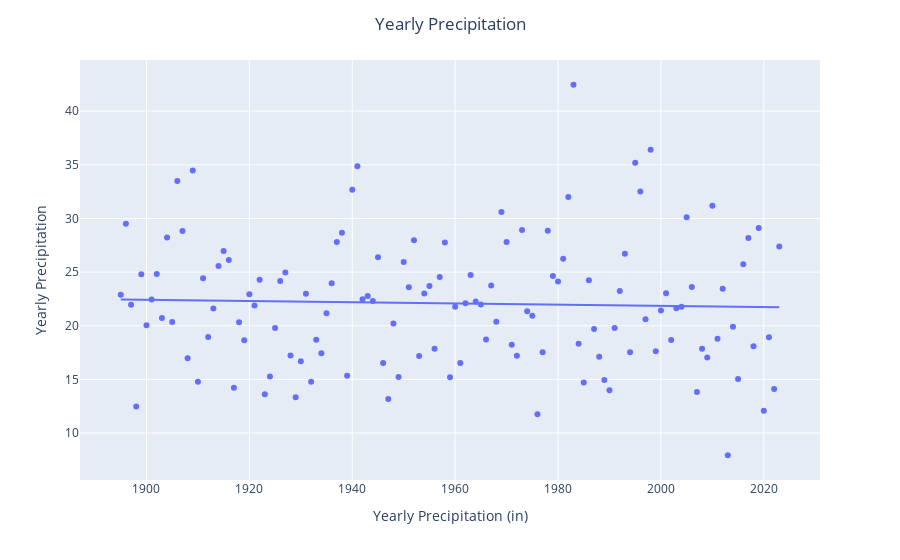
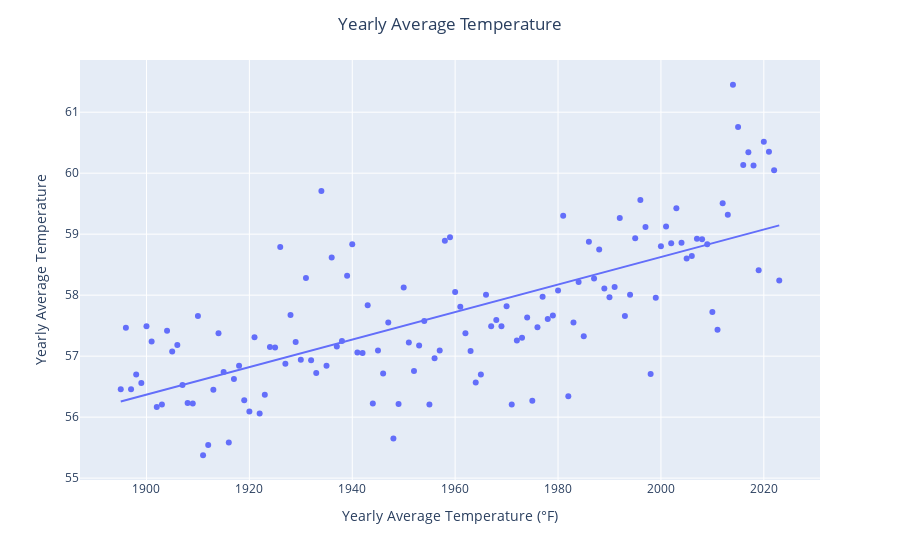
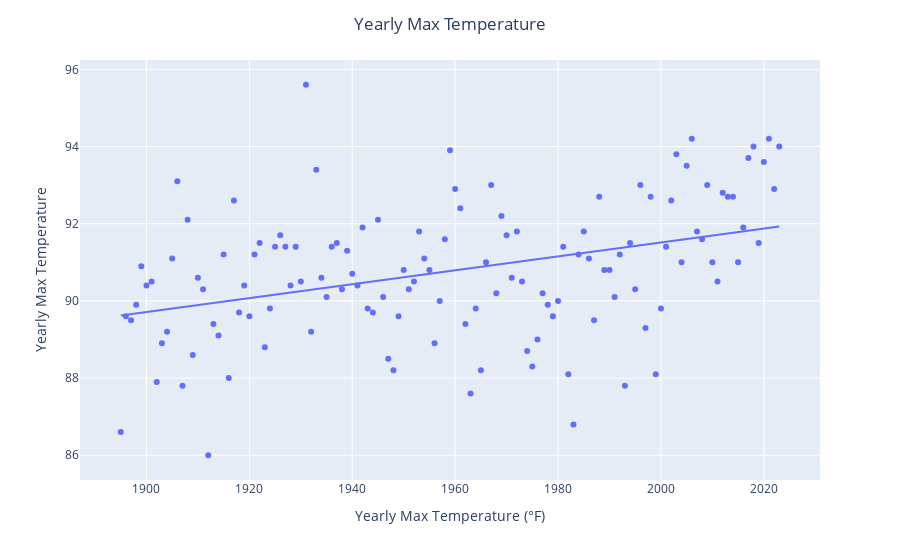
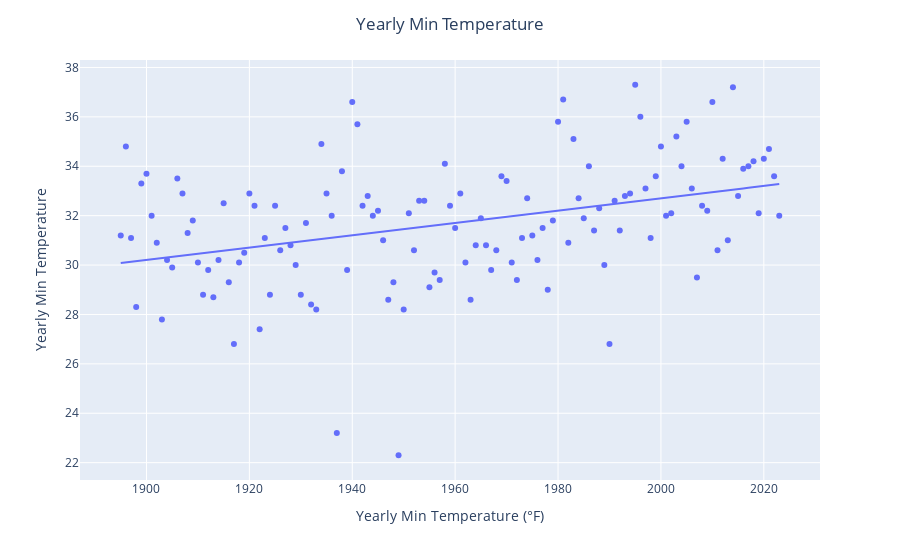

Source (notebook cell) for these figures, in order:
### Markdown cell above
Run the function on each data table.

### Code cell
make_wt_graph(pcpn_st_df, 'Yearly Precipitation', 'in')
make_wt_graph(tavg_st_df, 'Yearly Average Temperature', '°F')
make_wt_graph(tmax_st_df, 'Yearly Max Temperature', '°F')
make_wt_graph(tmin_st_df, 'Yearly Min Temperature', '°F')

### Figure 1 — Plotly figure (JSON) as saved in the notebook; plotly's stock layout.template omitted (floating-point values rounded to 4 significant figures; data arrays with more than 128 entries replaced by an {"elided": "..."} marker saying what was removed)
{"data": [{"hovertemplate": "Year=%{x}<br>Yearly Precipitation=%{y}<extra></extra>", "legendgroup": "", "marker": {"color": "#636efa", "symbol": "circle"}, "mode": "markers", "name": "", "orientation": "v", "showlegend": false, "type": "scatter", "x": {"elided": "129 int values"}, "xaxis": "x", "y": {"elided": "129 float values"}, "yaxis": "y"}, {"hovertemplate": "<b>OLS trendline</b><br>Yearly Precipitation = -0.00561969 * Year + 33.0884<br>R<sup>2</sup>=0.001260<br><br>Year=%{x}<br>Yearly Precipitation=%{y} <b>(trend)</b><extra></extra>", "legendgroup": "", "marker": {"color": "#636efa", "symbol": "circle"}, "mode": "lines", "name": "", "showlegend": false, "type": "scatter", "x": {"elided": "129 int values"}, "xaxis": "x", "y": {"elided": "129 float values"}, "yaxis": "y"}], "layout": {"autosize": true, "legend": {"tracegroupgap": 0}, "margin": {"t": 60}, "title": {"text": "Yearly Precipitation", "x": 0.5}, "xaxis": {"anchor": "y", "autorange": true, "domain": [0, 1], "range": [1887.0, 2031.0], "showspikes": false, "title": {"text": "Yearly Precipitation (in)"}, "type": "linear"}, "yaxis": {"anchor": "x", "autorange": true, "domain": [0, 1], "range": [5.256, 45.13], "showspikes": false, "title": {"text": "Yearly Precipitation"}, "type": "linear"}}}

### Figure 2 — Plotly figure (JSON) as saved in the notebook; plotly's stock layout.template omitted (floating-point values rounded to 4 significant figures; data arrays with more than 128 entries replaced by an {"elided": "..."} marker saying what was removed)
{"data": [{"hovertemplate": "Year=%{x}<br>Yearly Average Temperature=%{y}<extra></extra>", "legendgroup": "", "marker": {"color": "#636efa", "symbol": "circle"}, "mode": "markers", "name": "", "orientation": "v", "showlegend": false, "type": "scatter", "x": {"elided": "129 int values"}, "xaxis": "x", "y": {"elided": "129 float values"}, "yaxis": "y"}, {"hovertemplate": "<b>OLS trendline</b><br>Yearly Average Temperature = 0.0225597 * Year + 13.5061<br>R<sup>2</sup>=0.485913<br><br>Year=%{x}<br>Yearly Average Temperature=%{y} <b>(trend)</b><extra></extra>", "legendgroup": "", "marker": {"color": "#636efa", "symbol": "circle"}, "mode": "lines", "name": "", "showlegend": false, "type": "scatter", "x": {"elided": "129 int values"}, "xaxis": "x", "y": {"elided": "129 float values"}, "yaxis": "y"}], "layout": {"autosize": true, "legend": {"tracegroupgap": 0}, "margin": {"t": 60}, "title": {"text": "Yearly Average Temperature", "x": 0.5}, "xaxis": {"anchor": "y", "autorange": true, "domain": [0, 1], "range": [1887.0, 2031.0], "title": {"text": "Yearly Average Temperature (°F)"}, "type": "linear"}, "yaxis": {"anchor": "x", "autorange": true, "domain": [0, 1], "range": [54.9, 61.92], "title": {"text": "Yearly Average Temperature"}, "type": "linear"}}}

### Figure 3 — Plotly figure (JSON) as saved in the notebook; plotly's stock layout.template omitted (floating-point values rounded to 4 significant figures; data arrays with more than 128 entries replaced by an {"elided": "..."} marker saying what was removed)
{"data": [{"hovertemplate": "Year=%{x}<br>Yearly Max Temperature=%{y}<extra></extra>", "legendgroup": "", "marker": {"color": "#636efa", "symbol": "circle"}, "mode": "markers", "name": "", "orientation": "v", "showlegend": false, "type": "scatter", "x": {"elided": "129 int values"}, "xaxis": "x", "y": {"elided": "129 float values"}, "yaxis": "y"}, {"hovertemplate": "<b>OLS trendline</b><br>Yearly Max Temperature = 0.0180026 * Year + 55.5051<br>R<sup>2</sup>=0.147426<br><br>Year=%{x}<br>Yearly Max Temperature=%{y} <b>(trend)</b><extra></extra>", "legendgroup": "", "marker": {"color": "#636efa", "symbol": "circle"}, "mode": "lines", "name": "", "showlegend": false, "type": "scatter", "x": {"elided": "129 int values"}, "xaxis": "x", "y": {"elided": "129 float values"}, "yaxis": "y"}], "layout": {"autosize": true, "legend": {"tracegroupgap": 0}, "margin": {"t": 60}, "title": {"text": "Yearly Max Temperature", "x": 0.5}, "xaxis": {"anchor": "y", "autorange": true, "domain": [0, 1], "range": [1887.0, 2031.0], "title": {"text": "Yearly Max Temperature (°F)"}, "type": "linear"}, "yaxis": {"anchor": "x", "autorange": true, "domain": [0, 1], "range": [85.26, 96.34], "title": {"text": "Yearly Max Temperature"}, "type": "linear"}}}

### Figure 4 — Plotly figure (JSON) as saved in the notebook; plotly's stock layout.template omitted (floating-point values rounded to 4 significant figures; data arrays with more than 128 entries replaced by an {"elided": "..."} marker saying what was removed)
{"data": [{"hovertemplate": "Year=%{x}<br>Yearly Min Temperature=%{y}<extra></extra>", "legendgroup": "", "marker": {"color": "#636efa", "symbol": "circle"}, "mode": "markers", "name": "", "orientation": "v", "showlegend": false, "type": "scatter", "x": {"elided": "129 int values"}, "xaxis": "x", "y": {"elided": "129 float values"}, "yaxis": "y"}, {"hovertemplate": "<b>OLS trendline</b><br>Yearly Min Temperature = 0.024972 * Year + -17.2412<br>R<sup>2</sup>=0.139226<br><br>Year=%{x}<br>Yearly Min Temperature=%{y} <b>(trend)</b><extra></extra>", "legendgroup": "", "marker": {"color": "#636efa", "symbol": "circle"}, "mode": "lines", "name": "", "showlegend": false, "type": "scatter", "x": {"elided": "129 int values"}, "xaxis": "x", "y": {"elided": "129 float values"}, "yaxis": "y"}], "layout": {"autosize": true, "legend": {"tracegroupgap": 0}, "margin": {"t": 60}, "title": {"text": "Yearly Min Temperature", "x": 0.5}, "xaxis": {"anchor": "y", "autorange": true, "domain": [0, 1], "range": [1887.0, 2031.0], "title": {"text": "Yearly Min Temperature (°F)"}, "type": "linear"}, "yaxis": {"anchor": "x", "autorange": true, "domain": [0, 1], "range": [21.14, 38.46], "title": {"text": "Yearly Min Temperature"}, "type": "linear"}}}
